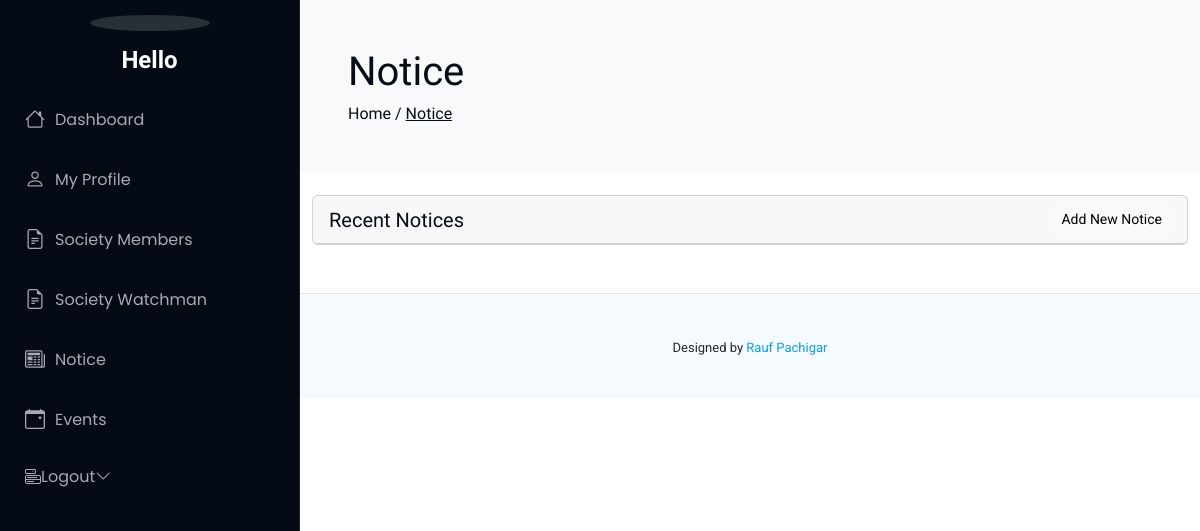
Page /Notice/ (signed in) on the earlier database version.
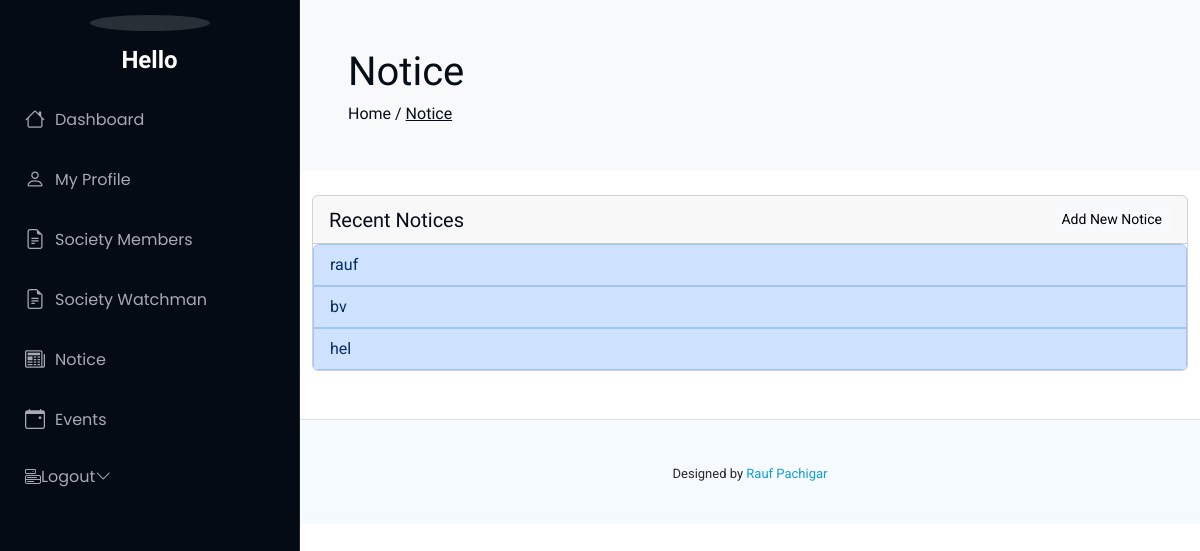
Same page on the later database version.
### societyapp/models.py (models this page shows, shortened)
class Notice(models.Model):
    title = models.CharField(max_length=100)
    content = models.TextField()
    posted_date = models.DateTimeField(auto_now_add=True)

### societyapp/views.py (the view)
# urls.py: path('Notice/', views.notice_list, name='notice_list'),
def notice_list(request):
    if not request.user.is_authenticated:
        messages.warning(request,"Please Login  ")
        return redirect('/auth/login')
    notices = Notice.objects.order_by('-posted_date')  # List all notices ordered by date
    context = {
        'notices': notices,
    }
    return render(request, 'notice_list.html', context)

### templates/notice_list.html (shortened to what this page needs)
{% extends 'base.html' %}
{% block intro %}
Notice
{% endblock intro %}
{% block heading %}
Notice
{% endblock heading %}
{% block content %}
<div class="container">
    <div class="row">
        <div class="col-12 mb-3 mb-lg-5">
            <div class="overflow-hidden card table-nowrap table-card">
                <div class="card-header d-flex justify-content-between align-items-center">
                    <h5 class="mb-0">Recent Notices</h5>
                    <a href="/Notice/create/" class="btn btn-light btn-sm">Add New Notice</a>
                </div>
                <div class="table-responsive">
                  <div class="list-group">
                        {% for notice in notices %}
                    <a href="{% url 'notice_detail' notice.id %}" class="list-group-item list-group-item-action list-group-item-primary">
                        {{ notice.title }}</a>
                    {% endfor %}
                  </div>
                </div>
            </div>
        </div>
    </div>
    </div>
{% endblock content %}

Differences in the rows shown:
added Notice: title "rauf"
added Notice: title "bv"
added Notice: title "hel"
